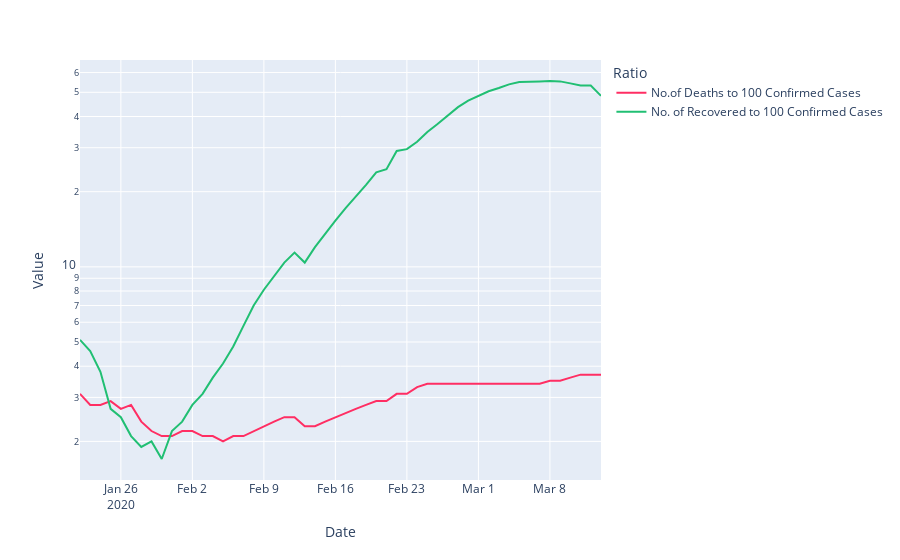

The notebook cell this image was saved under:
### Code cell
temp=full_table.groupby('Date').sum().reset_index()

# Adding two more columns
temp['No.of Deaths to 100 Confirmed Cases']=round(temp['Deaths']/temp['Confirmed'],3)*100
temp['No. of Recovered to 100 Confirmed Cases'] = round(temp['Recovered']/temp['Confirmed'], 3)*100
temp=temp.melt(id_vars='Date',value_vars=['No.of Deaths to 100 Confirmed Cases','No. of Recovered to 100 Confirmed Cases'],
     var_name='Ratio',value_name='Value')
fig=px.line(temp,x='Date',y='Value',color='Ratio',log_y=True,
           color_discrete_sequence=[dth,rec])
fig.show()

### Figure 1 — Plotly figure (JSON) as saved in the notebook; plotly's stock layout.template omitted (floating-point values rounded to 4 significant figures)
{"data": [{"hoverlabel": {"namelength": 0}, "hovertemplate": "Ratio=No.of Deaths to 100 Confirmed Cases<br>Date=%{x}<br>Value=%{y}", "legendgroup": "No.of Deaths to 100 Confirmed Cases", "line": {"color": "#ff2e63", "dash": "solid"}, "mode": "lines", "name": "No.of Deaths to 100 Confirmed Cases", "showlegend": true, "type": "scatter", "x": ["2020-01-22T00:00:00", "2020-01-23T00:00:00", "2020-01-24T00:00:00", "2020-01-25T00:00:00", "2020-01-26T00:00:00", "2020-01-27T00:00:00", "2020-01-28T00:00:00", "2020-01-29T00:00:00", "2020-01-30T00:00:00", "2020-01-31T00:00:00", "2020-02-01T00:00:00", "2020-02-02T00:00:00", "2020-02-03T00:00:00", "2020-02-04T00:00:00", "2020-02-05T00:00:00", "2020-02-06T00:00:00", "2020-02-07T00:00:00", "2020-02-08T00:00:00", "2020-02-09T00:00:00", "2020-02-10T00:00:00", "2020-02-11T00:00:00", "2020-02-12T00:00:00", "2020-02-13T00:00:00", "2020-02-14T00:00:00", "2020-02-15T00:00:00", "2020-02-16T00:00:00", "2020-02-17T00:00:00", "2020-02-18T00:00:00", "2020-02-19T00:00:00", "2020-02-20T00:00:00", "2020-02-21T00:00:00", "2020-02-22T00:00:00", "2020-02-23T00:00:00", "2020-02-24T00:00:00", "2020-02-25T00:00:00", "2020-02-26T00:00:00", "2020-02-27T00:00:00", "2020-02-28T00:00:00", "2020-02-29T00:00:00", "2020-03-01T00:00:00", "2020-03-02T00:00:00", "2020-03-03T00:00:00", "2020-03-04T00:00:00", "2020-03-05T00:00:00", "2020-03-06T00:00:00", "2020-03-07T00:00:00", "2020-03-08T00:00:00", "2020-03-09T00:00:00", "2020-03-10T00:00:00", "2020-03-11T00:00:00", "2020-03-12T00:00:00", "2020-03-13T00:00:00"], "xaxis": "x", "y": [3.1, 2.8, 2.8, 2.9, 2.7, 2.8, 2.4, 2.2, 2.1, 2.1, 2.2, 2.2, 2.1, 2.1, 2, 2.1, 2.1, 2.2, 2.3, 2.4, 2.5, 2.5, 2.3, 2.3, 2.4, 2.5, 2.6, 2.7, 2.8, 2.9, 2.9, 3.1, 3.1, 3.3, 3.4, 3.4, 3.4, 3.4, 3.4, 3.4, 3.4, 3.4, 3.4, 3.4, 3.4, 3.4, 3.5, 3.5, 3.6, 3.7, 3.7, 3.7], "yaxis": "y"}, {"hoverlabel": {"namelength": 0}, "hovertemplate": "Ratio=No. of Recovered to 100 Confirmed Cases<br>Date=%{x}<br>Value=%{y}", "legendgroup": "No. of Recovered to 100 Confirmed Cases", "line": {"color": "#21bf73", "dash": "solid"}, "mode": "lines", "name": "No. of Recovered to 100 Confirmed Cases", "showlegend": true, "type": "scatter", "x": ["2020-01-22T00:00:00", "2020-01-23T00:00:00", "2020-01-24T00:00:00", "2020-01-25T00:00:00", "2020-01-26T00:00:00", "2020-01-27T00:00:00", "2020-01-28T00:00:00", "2020-01-29T00:00:00", "2020-01-30T00:00:00", "2020-01-31T00:00:00", "2020-02-01T00:00:00", "2020-02-02T00:00:00", "2020-02-03T00:00:00", "2020-02-04T00:00:00", "2020-02-05T00:00:00", "2020-02-06T00:00:00", "2020-02-07T00:00:00", "2020-02-08T00:00:00", "2020-02-09T00:00:00", "2020-02-10T00:00:00", "2020-02-11T00:00:00", "2020-02-12T00:00:00", "2020-02-13T00:00:00", "2020-02-14T00:00:00", "2020-02-15T00:00:00", "2020-02-16T00:00:00", "2020-02-17T00:00:00", "2020-02-18T00:00:00", "2020-02-19T00:00:00", "2020-02-20T00:00:00", "2020-02-21T00:00:00", "2020-02-22T00:00:00", "2020-02-23T00:00:00", "2020-02-24T00:00:00", "2020-02-25T00:00:00", "2020-02-26T00:00:00", "2020-02-27T00:00:00", "2020-02-28T00:00:00", "2020-02-29T00:00:00", "2020-03-01T00:00:00", "2020-03-02T00:00:00", "2020-03-03T00:00:00", "2020-03-04T00:00:00", "2020-03-05T00:00:00", "2020-03-06T00:00:00", "2020-03-07T00:00:00", "2020-03-08T00:00:00", "2020-03-09T00:00:00", "2020-03-10T00:00:00", "2020-03-11T00:00:00", "2020-03-12T00:00:00", "2020-03-13T00:00:00"], "xaxis": "x", "y": [5.1, 4.6, 3.8, 2.7, 2.5, 2.1, 1.9, 2, 1.7, 2.2, 2.4, 2.8, 3.1, 3.6, 4.1, 4.8, 5.8, 7.0, 8.1, 9.2, 10.4, 11.4, 10.4, 12, 13.6, 15.3, 17.2, 19.1, 21.3, 23.9, 24.6, 29.1, 29.6, 31.7, 34.7, 37.3, 40.2, 43.6, 46.3, 48.3, 50.5, 52, 53.8, 55.0, 55.0, 55.3, 55.5, 55.3, 54.3, 53.2, 53.2, 48.4], "yaxis": "y"}], "layout": {"legend": {"title": {"text": "Ratio"}, "tracegroupgap": 0}, "margin": {"t": 60}, "xaxis": {"anchor": "y", "domain": [0, 1], "title": {"text": "Date"}}, "yaxis": {"anchor": "x", "domain": [0, 1], "title": {"text": "Value"}, "type": "log"}}}
